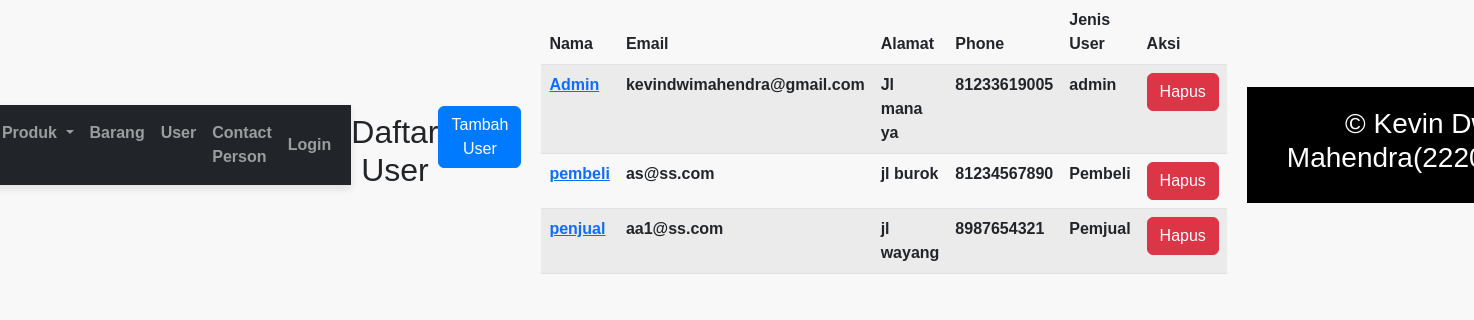
The page /user/ on the database as committed earlier.
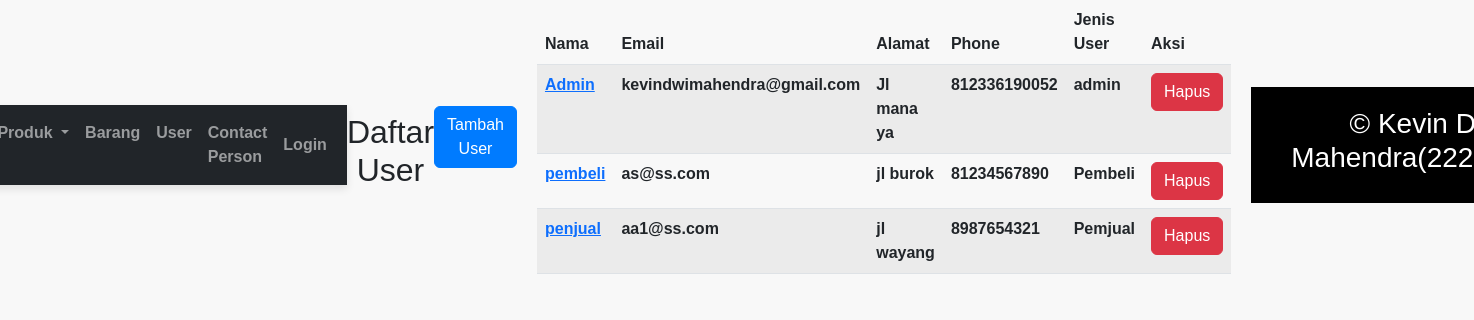
The same page on the database as committed later.
### dashboard/models.py (models this page shows, shortened)
class User(models.Model):
    username=models.CharField(max_length=255)
    email=models.EmailField(max_length=255)
    address=models.CharField(max_length=255)
    phone_number=models.IntegerField()
    jenisid=models.ForeignKey(JenisUser, on_delete=models.CASCADE,null=True)

class JenisUser(models.Model):
    jenis=models.CharField(max_length=50)

### dashboard/views.py (the view)
# urls.py: path('user/',User_View, name='user'),
def User_View(request):
    users = User.objects.all()
    konteks = {
        'users': users,
    }
    return render(request, 'tampil_user.html', konteks)

### templates/tampil_user.html (shortened to what this page needs)
{% extends 'base.html' %}
{% block isi %}
{% load static %}
<h2 style="text-align: center; padding-top: 20px;">Daftar User</h2>
<div class="text-center mb-3">
    <a href="/adduser" class="btn btn-primary">Tambah User</a>
</div>
<div class="container">
    <div class="table-responsive">
        <table class="table table-striped table-hover">
            <thead>
                <tr>
                    <th scope="col">Nama</th>
                    <th scope="col">Email</th>
                    <th scope="col">Alamat</th>
                    <th scope="col">Phone</th>
                    <th scope="col">Jenis User</th>
                    <th scope="col">Aksi</th>
                </tr>
            </thead>
            <tbody>
                {% for user in users %}
                <tr>
                    <td><a href="{% url 'ubah_user' user.id %}">{{ user.username }}</a></td>
                    <td>{{ user.email }}</td>
                    <td>{{ user.address }}</td>
                    <td>{{ user.phone_number }}</td>
                    <td>{{ user.jenisid.jenis }}</td>
                    <td>
                        <button type="button" class="btn btn-danger" data-bs-toggle="modal" data-bs-target="#hapus-{{ user.id }}">
                            Hapus
                        </button>
                    </td>
                </tr>
                {% endfor %}
            </tbody>
        </table>
    </div>
</div>
{% endblock %}

Rows that differ between the two databases and show on the page:
changed User "Admin": phone_number "81233619005" → "812336190052"
